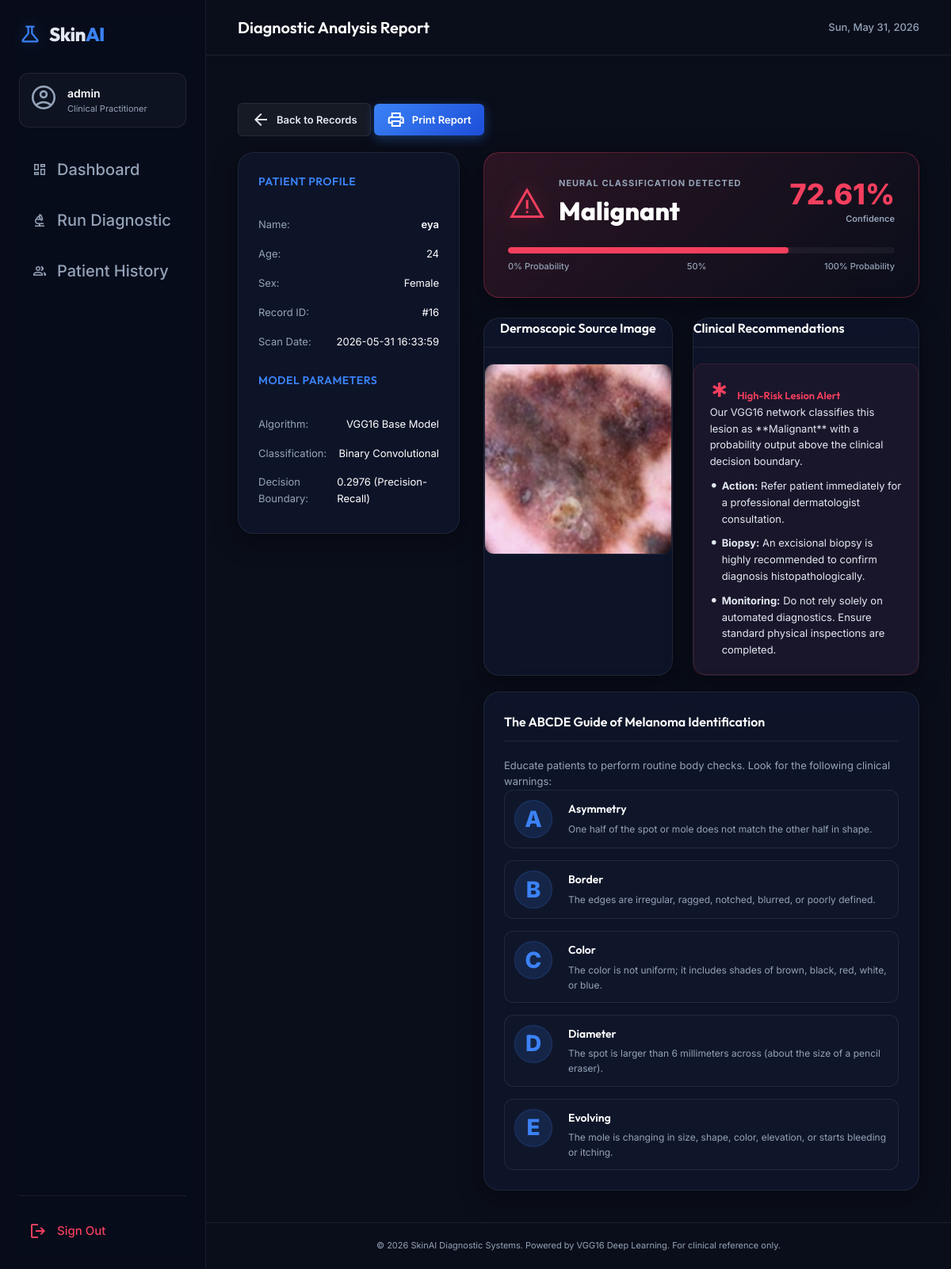
The page /result/16 (signed in) on the database its author committed.
### tables this page shows
CREATE TABLE patients (
                id INTEGER PRIMARY KEY AUTOINCREMENT,
                name TEXT NOT NULL,
                age INTEGER NOT NULL,
                gender TEXT NOT NULL,
                image_path TEXT NOT NULL,
                prediction TEXT NOT NULL,
                confidence REAL NOT NULL,
                risk_level TEXT NOT NULL,
                created_at TIMESTAMP DEFAULT CURRENT_TIMESTAMP
            );

### app.py (the view)
@app.route('/result/<int:patient_id>')
@login_required
def result(patient_id):
    db = get_db()
    patient = db.execute('SELECT * FROM patients WHERE id = ?', (patient_id,)).fetchone()
    if patient is None:
        flash('Patient record not found.', 'error')
        return redirect(url_for('dashboard'))
    return render_template('result.html', patient=patient)

### app.py (called while the page is built)
def get_db():
    db = getattr(g, '_database', None)
    if db is None:
        db = g._database = sqlite3.connect(DB_PATH)
        db.row_factory = sqlite3.Row
    return db

@app.teardown_appcontext
def close_connection(exception):
    db = getattr(g, '_database', None)
    if db is not None:
        db.close()

def login_required(f):
    @wraps(f)
    def decorated_function(*args, **kwargs):
        if 'user_id' not in session:
            flash('Please log in to access this page.', 'warning')
            return redirect(url_for('login'))
        return f(*args, **kwargs)
    return decorated_function

### templates/result.html (shortened to what this page needs)
{% extends 'base.html' %}
{% block header_title %}Diagnostic Analysis Report{% endblock %}
{% block content %}
<div class="result-wrapper fade-in">
    <div class="action-bar mb-4">
        <a href="{{ url_for('patients') }}" class="btn-secondary btn-sm">
            <span class="material-symbols-outlined">arrow_back</span>
            <span>Back to Records</span>
        </a>
        <button onclick="window.print();" class="btn-primary btn-sm">
            <span class="material-symbols-outlined">print</span>
            <span>Print Report</span>
        </button>
    </div>
    <div class="report-container">
        <div class="report-sidebar glass-panel">
            <h3 class="panel-title border-bottom pb-2">Patient Profile</h3>
            <div class="profile-details">
                <div class="profile-row">
                    <span class="detail-label">Name:</span>
                    <span class="detail-value font-bold">{{ patient.name }}</span>
                </div>
                <div class="profile-row">
                    <span class="detail-label">Age:</span>
                    <span class="detail-value">{{ patient.age }}</span>
                </div>
                <div class="profile-row">
                    <span class="detail-label">Sex:</span>
                    <span class="detail-value">{{ patient.gender }}</span>
                </div>
                <div class="profile-row">
                    <span class="detail-label">Record ID:</span>
                    <span class="detail-value">#{{ patient.id }}</span>
                </div>
                <div class="profile-row">
                    <span class="detail-label">Scan Date:</span>
                    <span class="detail-value">{{ patient.created_at }}</span>
                </div>
            </div>
            <h3 class="panel-title border-bottom pb-2 mt-4">Model Parameters</h3>
            <div class="profile-details">
                <div class="profile-row">
                    <span class="detail-label">Algorithm:</span>
                    <span class="detail-value">VGG16 Base Model</span>
                </div>
                <div class="profile-row">
                    <span class="detail-label">Classification:</span>
                    <span class="detail-value">Binary Convolutional</span>
                </div>
                <div class="profile-row">
                    <span class="detail-label">Decision Boundary:</span>
                    <span class="detail-value">0.2976 (Precision-Recall)</span>
                </div>
            </div>
        </div>
        <div class="report-main-col">
            <div class="diagnostic-banner glass-panel {% if patient.prediction == 'Malignant' %}banner-danger{% else %}banner-success{% endif %}">
                <div class="banner-body">
                    <div class="banner-heading">
                        <span class="material-symbols-outlined banner-icon">
                        </span>
                        <div>
                            <p class="banner-tag">NEURAL CLASSIFICATION DETECTED</p>
                            <h2>{{ patient.prediction }}</h2>
                        </div>
                    </div>
                    <div class="metric-block">
                        <div class="metric-score">
                            <span class="score-num">{{ patient.confidence }}%</span>
                            <span class="score-label">Confidence</span>
                        </div>
                    </div>
                </div>
                <div class="gauge-container">
                    <div class="gauge-bar">
                        <div class="gauge-fill {% if patient.prediction == 'Malignant' %}bg-danger{% else %}bg-success{% endif %}" style="width: {{ patient.confidence }}%"></div>
                    </div>
                    <div class="gauge-labels">
                        <span>0% Probability</span>
                        <span>50%</span>
                        <span>100% Probability</span>
                    </div>
                </div>
            </div>
            <div class="report-details-grid">
                <div class="details-card glass-panel text-center">
                    <h3 class="card-title">Dermoscopic Source Image</h3>
                    <div class="analyzed-image-wrapper">
                        <img src="{{ url_for('static', filename='uploads/' + patient.image_path) }}" alt="Patient skin lesion image" class="analyzed-image">
                    </div>
                </div>
                <div class="details-card glass-panel">
                    <h3 class="card-title">Clinical Recommendations</h3>
                    {% if patient.prediction == 'Malignant' %}
                    <div class="clinical-box bg-red-dim border-red">
                        <h4 class="text-danger font-bold d-flex align-items-center">
                            <span class="material-symbols-outlined mr-2">emergency</span> High-Risk Lesion Alert
                        </h4>
                        <p>Our VGG16 network classifies this lesion as **Malignant** with a probability output above the clinical decision boundary. </p>
                        <ul class="clinical-list mt-2">
                            <li><strong>Action:</strong> Refer patient immediately for a professional dermatologist consultation.</li>
                            <li><strong>Biopsy:</strong> An excisional biopsy is highly recommended to confirm diagnosis histopathologically.</li>
                            <li><strong>Monitoring:</strong> Do not rely solely on automated diagnostics. Ensure standard physical inspections are completed.</li>
                        </ul>
                    </div>
                    {% endif %}
                </div>
            </div>
            <div class="abcde-guide-card glass-panel mt-4">
                <h3 class="card-title">The ABCDE Guide of Melanoma Identification</h3>
                <p class="guide-intro mb-3">Educate patients to perform routine body checks. Look for the following clinical warnings:</p>
                <div class="abcde-grid">
                    <div class="abcde-item">
                        <div class="abcde-letter">A</div>
                        <div class="abcde-info">
                            <h5>Asymmetry</h5>
                            <p>One half of the spot or mole does not match the other half in shape.</p>
                        </div>
                    </div>
                    <div class="abcde-item">
                        <div class="abcde-letter">B</div>
                        <div class="abcde-info">
                            <h5>Border</h5>
                            <p>The edges are irregular, ragged, notched, blurred, or poorly defined.</p>
                        </div>
                    </div>
                    <div class="abcde-item">
                        <div class="abcde-letter">C</div>
                        <div class="abcde-info">
                            <h5>Color</h5>
                            <p>The color is not uniform; it includes shades of brown, black, red, white, or blue.</p>
                        </div>
                    </div>
                    <div class="abcde-item">
                        <div class="abcde-letter">D</div>
                        <div class="abcde-info">
                            <h5>Diameter</h5>
                            <p>The spot is larger than 6 millimeters across (about the size of a pencil eraser).</p>
                        </div>
                    </div>
                    <div class="abcde-item">
                        <div class="abcde-letter">E</div>
                        <div class="abcde-info">
                            <h5>Evolving</h5>
                            <p>The mole is changing in size, shape, color, elevation, or starts bleeding or itching.</p>
                        </div>
                    </div>
                </div>
            </div>
        </div>
    </div>
</div>
{% endblock %}

### rows shown on the page
patients: name "eya", age "24", gender "Female", id "16", created_at "2026-05-31 16:33:59", prediction "Malignant", confidence "72.61", image_path (picture)

### other values the page prints
{{ session.get('username') }} "admin"
